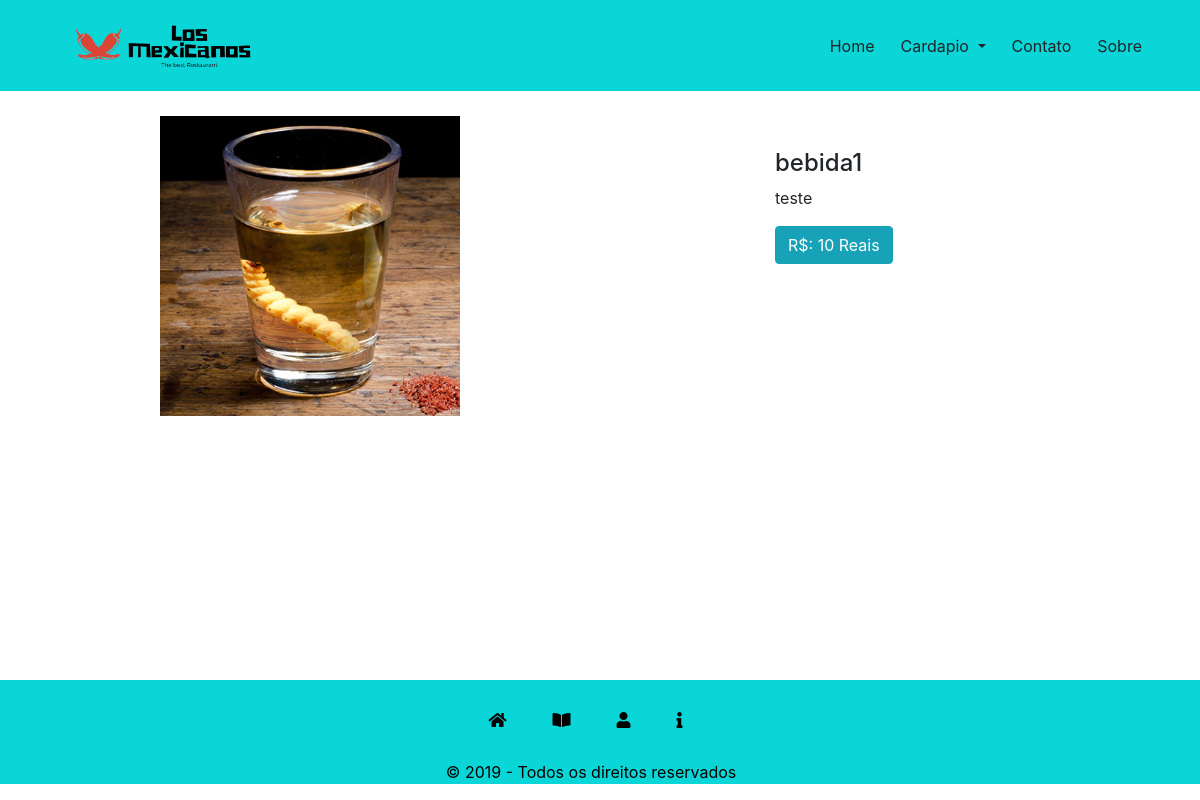
/produtos.php?id=12, run on the app's committed database.
### tables this page shows
CREATE TABLE `produtos` (
  `categoria_id` int(11) NOT NULL,
  `id` int(11) NOT NULL,
  `nome_produto` varchar(220) NOT NULL,
  `valor` varchar(220) NOT NULL,
  `imagem` varchar(220) NOT NULL,
  `descricao` text NOT NULL,
  `created` date NOT NULL
);

### produtos.php (the view, shortened to what this page needs)
<html lang="pr-br">
			<head>
			</head>
<?php
  include "body/head.php";
?>
<?php
        $id = $_GET['id'];
        $result_usuarios = "SELECT * FROM produtos WHERE id = $id";;
        $resultado_usuarios = $conn->prepare($result_usuarios);
        $resultado_usuarios->execute();
	?>
	<?php while ($row_usuarios = $resultado_usuarios->fetch(PDO::FETCH_ASSOC)) { ?>
            <div class="corpo" style="display:flex;">
	            <div class="container">
	                <div>
	                    <div class="card_img">
	                        <img src="imagens/produtos/<?php echo ($row_usuarios['imagem']);?>" class="small_img">
	                        </div>
	                </div>
	            </div>
	            <div class="col-sm-4">
	                <h4 style="padding-top: 20%;"><?php echo ($row_usuarios['nome_produto']);?></h4>
	                <p><?php echo ($row_usuarios['descricao']);?></p>
	                <button type="button" class="btn btn-info">R$: <?php echo ($row_usuarios['valor']);?> Reais</button>
	                </div>
	            </div>
	<?php } ?>
<footer class="fixed-bottom">
          <div class="direito">
            <div class="btn-group" role="group">
              <a href="index.php"><button type="button" class="btn btn btn-link" style="margin-right: 20px;"><i class="fas fa-home"></i></button></a>
              <a href="categoria.php"><button type="button" class="btn btn btn-link" style="margin-right: 20px;"><i class="fas fa-book-open"></i></button></a>
              <a href="contato.php"><button type="button" class="btn btn btn-link" style="margin-right: 20px;"><i class="fas fa-user"></i></button></a>
              <a href="sobre.php"><button type="button" class="btn btn btn-link" style="margin-right: 20px;"><i class="fas fa-info"></i></button></a>
            </div>
            <p class="direito">© 2019 - Todos os direitos reservados</p>
          </div>
        </footer>
	</body>
</html>

### estilo.css (style rules this page uses)
.btn-link { font-weight: 400; color: #000000 !important; text-decoration: none; }
.card_img { width: 300px; height: 300px; overflow: hidden; margin: 25px; }
.small_img { height: 100%; cursor: pointer; transition: all linear 0.4s; }
.direito { text-align: center; background-color:#0ad5d7; padding-top: 25px; padding-right: 9px; color: #000000; text-decoration: none; }
.corpo { width: 960px; margin: auto; }

### data on the page
produtos: imagem (picture), nome_produto "bebida1", descricao "teste", valor "10"
